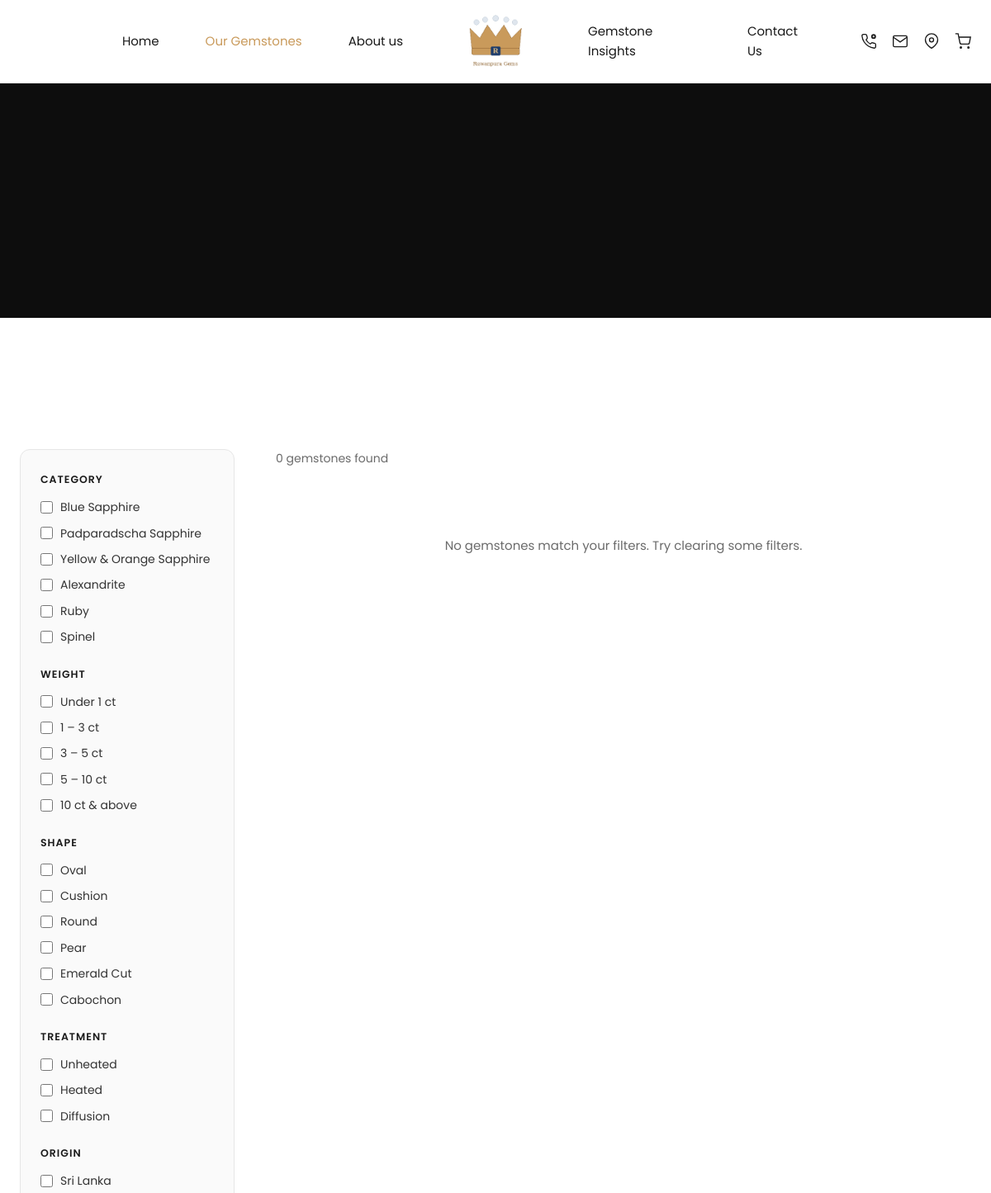
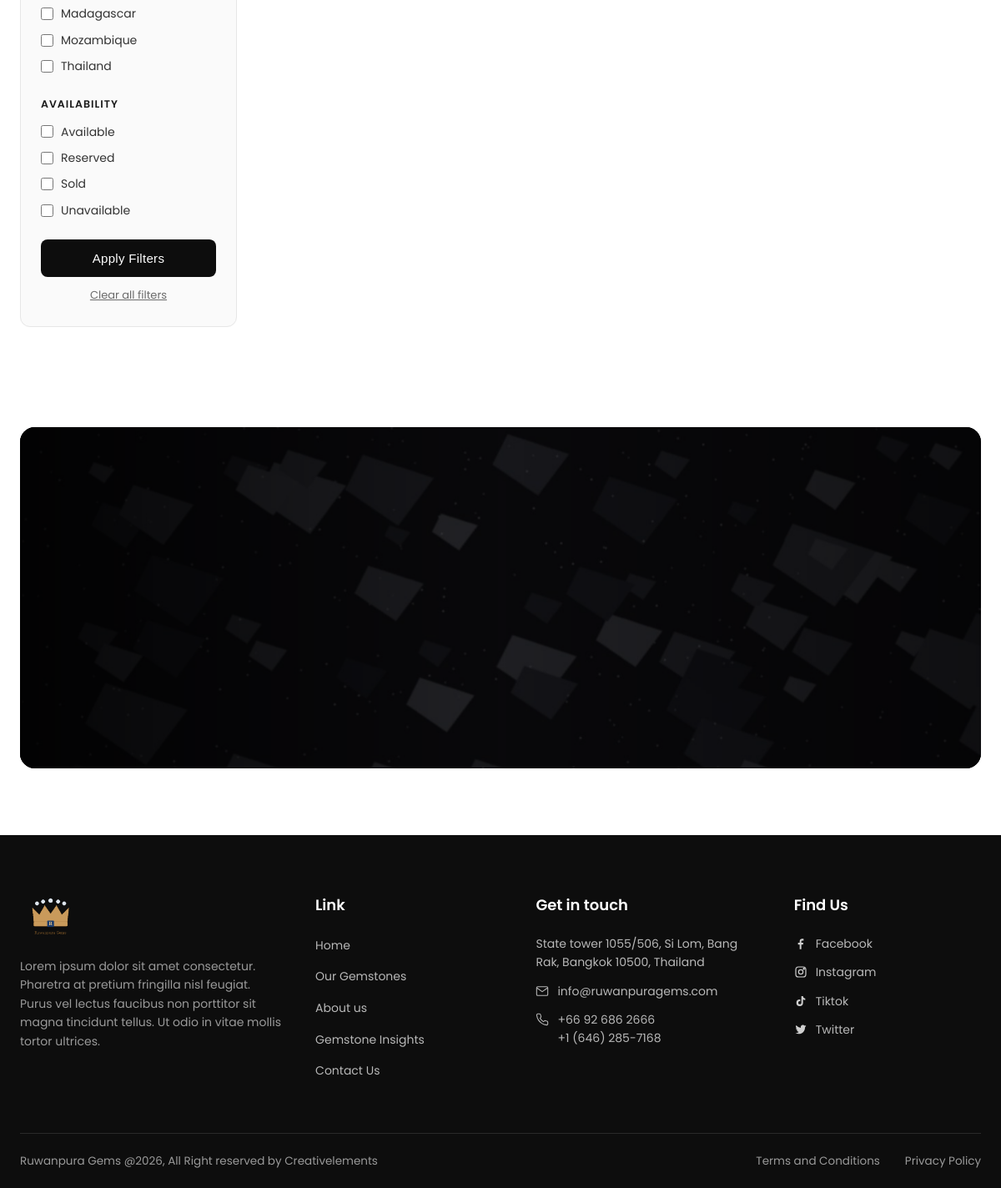
Page /gemstones.php on the committed database (2 pictures, top to bottom).
### tables this page shows
CREATE TABLE IF NOT EXISTS `gem_categories` (
  `id` INT(11) NOT NULL AUTO_INCREMENT,
  `name` VARCHAR(120) NOT NULL,
  `slug` VARCHAR(140) NOT NULL,
  `sort_order` INT(11) NOT NULL DEFAULT 0,
  `is_active` TINYINT(1) NOT NULL DEFAULT 1,
  PRIMARY KEY (`id`),
  UNIQUE KEY `slug` (`slug`)
);

CREATE TABLE IF NOT EXISTS `gem_shapes` (
  `id` INT(11) NOT NULL AUTO_INCREMENT,
  `name` VARCHAR(120) NOT NULL,
  `sort_order` INT(11) NOT NULL DEFAULT 0,
  `is_active` TINYINT(1) NOT NULL DEFAULT 1,
  PRIMARY KEY (`id`)
);

CREATE TABLE IF NOT EXISTS `gem_treatments` (
  `id` INT(11) NOT NULL AUTO_INCREMENT,
  `name` VARCHAR(120) NOT NULL,
  `sort_order` INT(11) NOT NULL DEFAULT 0,
  `is_active` TINYINT(1) NOT NULL DEFAULT 1,
  PRIMARY KEY (`id`)
);

CREATE TABLE IF NOT EXISTS `gem_origins` (
  `id` INT(11) NOT NULL AUTO_INCREMENT,
  `name` VARCHAR(120) NOT NULL,
  `sort_order` INT(11) NOT NULL DEFAULT 0,
  `is_active` TINYINT(1) NOT NULL DEFAULT 1,
  PRIMARY KEY (`id`)
);

### includes/db.php (called while the page is built, shortened)
<?php
class Database
{
    private static $instance = null;
    private function __construct()
    {
        $dsn = 'mysql:host=' . DB_HOST . ';dbname=' . DB_NAME . ';charset=' . DB_CHARSET;
        $options = [
            PDO::ATTR_ERRMODE            => PDO::ERRMODE_EXCEPTION,
            PDO::ATTR_DEFAULT_FETCH_MODE => PDO::FETCH_ASSOC,
            PDO::ATTR_EMULATE_PREPARES   => false,
        ];
        try {
            $this->pdo = new PDO($dsn, DB_USER, DB_PASS, $options);
        } catch (PDOException $e) {
            die('Database connection failed: ' . htmlspecialchars($e->getMessage()));
        }
    }
    public static function getInstance()
    {
        if (self::$instance === null) {
            self::$instance = new self();
        }
        return self::$instance;
    }
}
function db()
{
    return Database::getInstance()->pdo;
}

### includes/functions.php (called while the page is built, shortened)
<?php
require_once __DIR__ . '/db.php';
function e($str)
{
    return htmlspecialchars($str ?? '', ENT_QUOTES, 'UTF-8');
}
    ?>
    <?php
function get_categories($activeOnly = true)
{
    $sql = "SELECT * FROM gem_categories" . ($activeOnly ? " WHERE is_active=1" : "") . " ORDER BY sort_order, id";
    return db()->query($sql)->fetchAll();
}
function get_shapes($activeOnly = true)
{
    $sql = "SELECT * FROM gem_shapes" . ($activeOnly ? " WHERE is_active=1" : "") . " ORDER BY sort_order, id";
    return db()->query($sql)->fetchAll();
}
function get_treatments($activeOnly = true)
{
    $sql = "SELECT * FROM gem_treatments" . ($activeOnly ? " WHERE is_active=1" : "") . " ORDER BY sort_order, id";
    return db()->query($sql)->fetchAll();
}
function get_origins($activeOnly = true)
{
    $sql = "SELECT * FROM gem_origins" . ($activeOnly ? " WHERE is_active=1" : "") . " ORDER BY sort_order, id";
    return db()->query($sql)->fetchAll();
}
function weight_ranges()
{
    return [
        'u1'   => ['label' => 'Under 1 ct',    'min' => 0,  'max' => 1],
        '1-3'  => ['label' => '1 – 3 ct',       'min' => 1,  'max' => 3],
        '3-5'  => ['label' => '3 – 5 ct',       'min' => 3,  'max' => 5],
        '5-10' => ['label' => '5 – 10 ct',      'min' => 5,  'max' => 10],
        '10p'  => ['label' => '10 ct & above',  'min' => 10, 'max' => null],
    ];
}
function product_status_labels()
{
    return [
        'available'   => 'Available',
        'reserved'    => 'Reserved',
        'sold'        => 'Sold',
        'unavailable' => 'Unavailable',
    ];
}
function get_products($filters = [], $page = 1, $perPage = 12)
{
    $where  = ['p.is_active = 1'];
    $params = [];
    $whereSql = implode(' AND ', $where);
    $countStmt = db()->prepare("SELECT COUNT(*) FROM products p WHERE $whereSql");
    $countStmt->execute($params);
    $total = (int) $countStmt->fetchColumn();
    $perPage = max(1, (int) $perPage);
    $page    = max(1, (int) $page);
    $offset  = ($page - 1) * $perPage;
    $sql = "SELECT p.*,
                   (SELECT image FROM product_images WHERE product_id = p.id ORDER BY is_primary DESC, sort_order, id LIMIT 1) AS thumb
            FROM products p
            WHERE $whereSql
            ORDER BY p.sort_order, p.id DESC
            LIMIT $perPage OFFSET $offset";
    $stmt = db()->prepare($sql);
    $stmt->execute($params);
    return [
        'items' => $stmt->fetchAll(),
        'total' => $total,
        'pages' => (int) ceil($total / $perPage),
        'page'  => $page,
    ];
}

### gemstones.php (the view, shortened to what this page needs)
<?php
require_once __DIR__ . '/includes/functions.php';
$filters = [
    'category'  => array_map('intval', $_GET['category'] ?? []),
    'shape'     => array_map('intval', $_GET['shape'] ?? []),
    'treatment' => array_map('intval', $_GET['treatment'] ?? []),
    'origin'    => array_map('intval', $_GET['origin'] ?? []),
    'weight'    => array_values(array_intersect((array) ($_GET['weight'] ?? []), array_keys(weight_ranges()))),
    'status'    => array_values(array_intersect((array) ($_GET['status'] ?? []), array_keys(product_status_labels()))),
];
$page = max(1, (int) ($_GET['page'] ?? 1));
$result = get_products($filters, $page, 12);
$categories   = get_categories();
$shapes       = get_shapes();
$treatments   = get_treatments();
$origins      = get_origins();
$weightRanges = weight_ranges();
$statusLabels = product_status_labels();
include __DIR__ . '/includes/header.php';
?>
<section class="catalogue-hero">
</section>
<section class="catalogue">
    <div class="container">
        <div class="catalogue-toolbar-row">
        </div>
        <div class="catalogue-layout">
            <aside class="catalogue-filters" id="catalogueFilters">
                <form method="get" id="filterForm">
                    <div class="filters-drawer-body">
                    <div class="filter-group">
                        <h4>Category</h4>
                        <?php foreach ($categories as $c): ?>
                            <label class="filter-check">
                                <input type="checkbox" name="category[]" value="<?= (int) $c['id'] ?>" <?= in_array($c['id'], $filters['category']) ? 'checked' : '' ?>>
                                <?= e($c['name']) ?>
                            </label>
                        <?php endforeach; ?>
                    </div>
                    <div class="filter-group">
                        <h4>Weight</h4>
                        <?php foreach ($weightRanges as $key => $r): ?>
                            <label class="filter-check">
                                <input type="checkbox" name="weight[]" value="<?= e($key) ?>" <?= in_array($key, $filters['weight']) ? 'checked' : '' ?>>
                                <?= e($r['label']) ?>
                            </label>
                        <?php endforeach; ?>
                    </div>
                    <div class="filter-group">
                        <h4>Shape</h4>
                        <?php foreach ($shapes as $s): ?>
                            <label class="filter-check">
                                <input type="checkbox" name="shape[]" value="<?= (int) $s['id'] ?>" <?= in_array($s['id'], $filters['shape']) ? 'checked' : '' ?>>
                                <?= e($s['name']) ?>
                            </label>
                        <?php endforeach; ?>
                    </div>
                    <div class="filter-group">
                        <h4>Treatment</h4>
                        <?php foreach ($treatments as $t): ?>
                            <label class="filter-check">
                                <input type="checkbox" name="treatment[]" value="<?= (int) $t['id'] ?>" <?= in_array($t['id'], $filters['treatment']) ? 'checked' : '' ?>>
                                <?= e($t['name']) ?>
                            </label>
                        <?php endforeach; ?>
                    </div>
                    <div class="filter-group">
                        <h4>Origin</h4>
                        <?php foreach ($origins as $o): ?>
                            <label class="filter-check">
                                <input type="checkbox" name="origin[]" value="<?= (int) $o['id'] ?>" <?= in_array($o['id'], $filters['origin']) ? 'checked' : '' ?>>
                                <?= e($o['name']) ?>
                            </label>
                        <?php endforeach; ?>
                    </div>
                    <div class="filter-group">
                        <h4>Availability</h4>
                        <?php foreach ($statusLabels as $key => $label): ?>
                            <label class="filter-check">
                                <input type="checkbox" name="status[]" value="<?= e($key) ?>" <?= in_array($key, $filters['status']) ? 'checked' : '' ?>>
                                <?= e($label) ?>
                            </label>
                        <?php endforeach; ?>
                    </div>
                    <button type="submit" class="btn-dark catalogue-apply-btn">Apply Filters</button>
                    <a href="<?= BASE_URL ?>gemstones.php" class="catalogue-clear">Clear all filters</a>
                    </div>
                </form>
            </aside>
            <div class="catalogue-main">
                <div class="catalogue-toolbar">
                    <span><?= (int) $result['total'] ?> gemstone<?= $result['total'] == 1 ? '' : 's' ?> found</span>
                </div>
                <?php if ($result['items']): ?>
                    <div class="product-grid reveal">
                        <?php foreach ($result['items'] as $p): ?>
                            <a href="<?= BASE_URL ?>gemstone.php?slug=<?= urlencode($p['slug']) ?>" class="product-card">
                                <div class="product-card-img">
                                    <?php if ($p['thumb']): ?>
                                        <img src="<?= UPLOAD_URL . e($p['thumb']) ?>" alt="<?= e($p['name']) ?>">
                                    <?php else: ?>
                                        <div class="product-card-noimg">No Image</div>
                                    <?php endif; ?>
                                    <span class="product-status-badge status-<?= e($p['status']) ?>"><?= e($statusLabels[$p['status']]) ?></span>
                                </div>
                                <div class="product-card-body">
                                    <h3><?= e($p['name']) ?></h3>
                                    <p class="product-card-meta">
                                        <?php
                                            $meta = [];
                                            if ($p['weight'] !== null) $meta[] = $p['weight'] . ' ct';
                                            $shapeName = lookup_name('gem_shapes', $p['shape_id']);
                                            if ($shapeName) $meta[] = $shapeName;
                                            echo e(implode(' · ', $meta));
                                        ?>
                                    </p>
                                </div>
                            </a>
                        <?php endforeach; ?>
                    </div>
                    <?php if ($result['pages'] > 1): ?>
                        <div class="catalogue-pagination">
                            <?php
                                $qs = $_GET;
                                $curPage = $result['page'];
                            ?>
                            <?php if ($curPage > 1): $qs['page'] = $curPage - 1; ?>
                                <a href="?<?= e(http_build_query($qs)) ?>" class="page-nav">&laquo; Previous</a>
                            <?php else: ?>
                                <span class="page-nav disabled">&laquo; Previous</span>
                            <?php endif; ?>
                            <?php for ($pg = 1; $pg <= $result['pages']; $pg++): $qs['page'] = $pg; ?>
                                <a href="?<?= e(http_build_query($qs)) ?>" class="<?= $pg === $curPage ? 'active' : '' ?>"><?= $pg ?></a>
                            <?php endfor; ?>
                            <?php if ($curPage < $result['pages']): $qs['page'] = $curPage + 1; ?>
                                <a href="?<?= e(http_build_query($qs)) ?>" class="page-nav">Next &raquo;</a>
                            <?php else: ?>
                                <span class="page-nav disabled">Next &raquo;</span>
                            <?php endif; ?>
                        </div>
                    <?php endif; ?>
                <?php else: ?>
                    <p class="catalogue-empty">No gemstones match your filters. Try clearing some filters.</p>
                <?php endif; ?>
            </div>
        </div>
    </div>
</section>
<?php include __DIR__ . '/includes/cta-banner.php'; ?>
<?php include __DIR__ . '/includes/footer.php'; ?>

### rows in the picture
gem_categories: name "Blue Sapphire"
gem_categories: name "Padparadscha Sapphire"
gem_categories: name "Yellow & Orange Sapphire"
gem_categories: name "Alexandrite"
gem_categories: name "Ruby"
gem_categories: name "Spinel"
gem_shapes: name "Oval"
gem_shapes: name "Cushion"
gem_shapes: name "Round"
gem_shapes: name "Pear"
gem_shapes: name "Emerald Cut"
gem_shapes: name "Cabochon"
gem_treatments: name "Unheated"
gem_treatments: name "Heated"
gem_treatments: name "Diffusion"
gem_origins: name "Sri Lanka"
gem_origins: name "Madagascar"
gem_origins: name "Mozambique"
gem_origins: name "Thailand"

### other values in the picture
c('nav_home') "Home"
c('nav_gemstones') "Our Gemstones"
c('nav_about') "About us"
c('nav_news') "Gemstone Insights"
c('nav_contact') "Contact Us"
$r['label'] "Under 1 ct"
$r['label'] "1 – 3 ct"
$r['label'] "3 – 5 ct"
$r['label'] "5 – 10 ct"
$r['label'] "10 ct & above"
$label "Available"
$label "Reserved"
$label "Sold"
$label "Unavailable"
$result['total'] "0"
